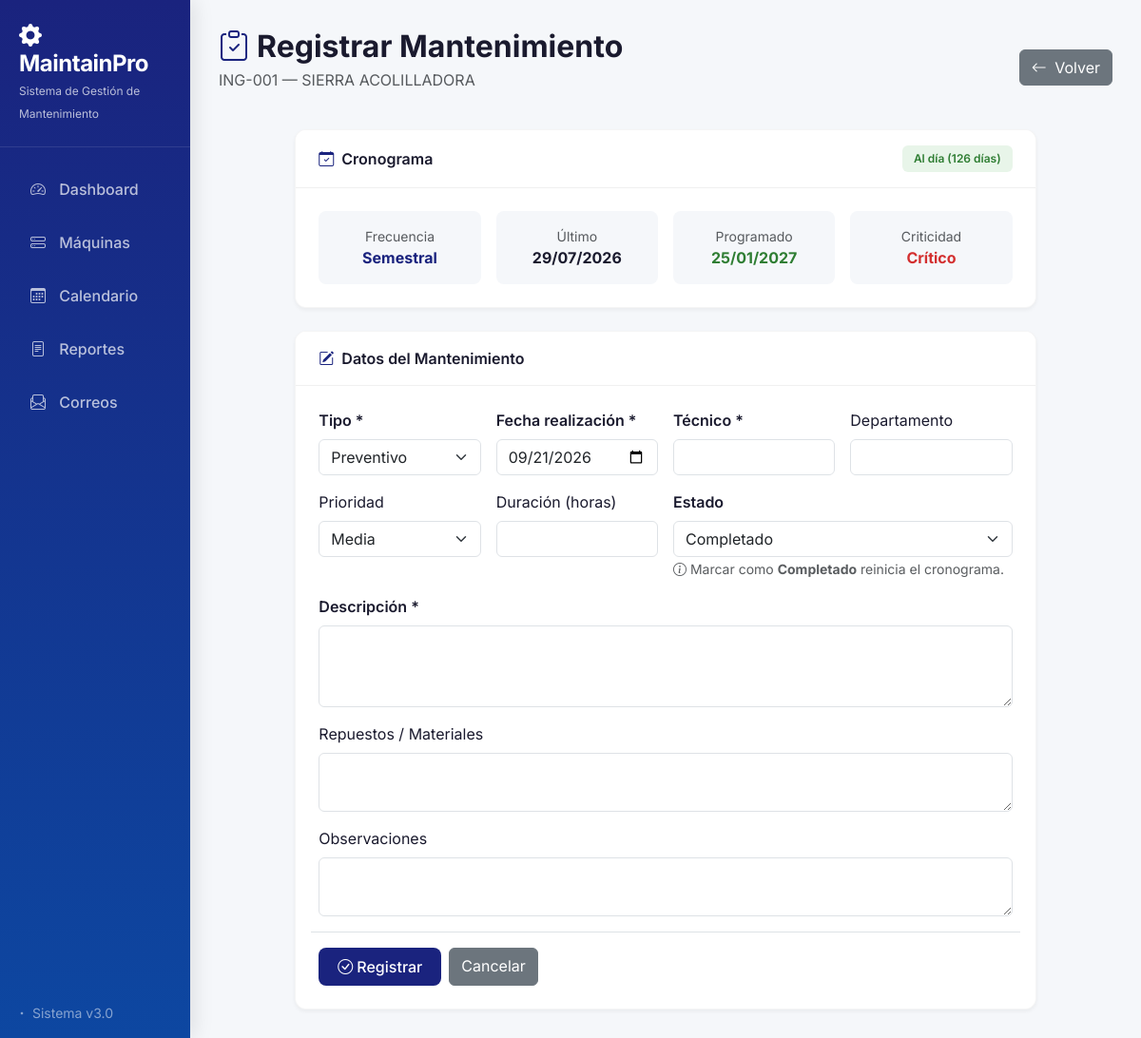
/mantenimiento/nuevo/1, run on the app's committed database.
### database.py (models this page shows, shortened)
class Maquina(db.Model):
    __tablename__ = 'maquinas'
    id = db.Column(db.Integer, primary_key=True)
    nombre = db.Column(db.String(100), nullable=False)
    codigo = db.Column(db.String(50), unique=True, nullable=False)
    tipo_codigo = db.Column(db.String(10))
    serial = db.Column(db.String(50))
    modelo = db.Column(db.String(100))
    marca = db.Column(db.String(100))
    ubicacion = db.Column(db.String(200))
    fecha_compra = db.Column(db.Date, nullable=True)
    fecha_instalacion = db.Column(db.Date, nullable=True)
    proveedor = db.Column(db.String(100))
    estado = db.Column(db.String(20), default='Operativa')
    observaciones = db.Column(db.Text)
    frecuencia = db.Column(db.String(20), default='mensual')
    frecuencia_dias = db.Column(db.Integer, default=30)
    criticidad = db.Column(db.String(30), default='nada_critico')
    fecha_ultimo_mantenimiento = db.Column(db.Date, nullable=True)
    fecha_proximo_mantenimiento = db.Column(db.Date, nullable=True)
    notificar_mantenimiento = db.Column(db.Boolean, default=True)
    fecha_registro = db.Column(db.DateTime, default=datetime.utcnow)
    mantenimientos = db.relationship('Mantenimiento', backref='maquina', lazy=True, cascade='all, delete-orphan')
    @property
    def frecuencia_nombre(self):
        if self.frecuencia == 'personalizada':
            return f'Cada {self.frecuencia_dias} días'
        return FRECUENCIAS.get(self.frecuencia, {}).get('nombre', 'Sin definir')
    @property
    def criticidad_info(self):
        return CRITICIDAD.get(self.criticidad, CRITICIDAD['nada_critico'])
    @property
    def dias_para_proximo(self):
        proxima = self.fecha_proximo_mantenimiento or self.proxima_fecha_calculada
        if proxima:
            return (proxima - datetime.utcnow().date()).days
        return None
    @property
    def estado_mantenimiento(self):
        dias = self.dias_para_proximo
        if dias is None:
            return 'sin_programar'
        if dias < 0:
            return 'vencido'
        if dias <= 7:
            return 'proximo'
        return 'al_dia'

### app.py (the view, shortened to what this page needs)
@app.route('/mantenimiento/nuevo/<int:maquina_id>', methods=['GET', 'POST'])
def crear_mantenimiento(maquina_id):
    maquina = Maquina.query.get_or_404(maquina_id)
    return render_template('mantenimiento_form.html', maquina=maquina, now=datetime.now())

### templates/mantenimiento_form.html (shortened to what this page needs)
{% extends "base.html" %}
{% block content %}
<div class="animate-in">
    <div class="d-flex justify-content-between align-items-center mb-4">
        <div>
            <h2 class="fw-bold mb-1"><i class="bi bi-clipboard-check me-2" style="color: var(--primary);"></i>{% if mantenimiento %}Editar{% else %}Registrar{% endif %} Mantenimiento</h2>
            <p class="text-muted">{{ maquina.codigo }} — {{ maquina.nombre }}</p>
        </div>
        <a href="{{ url_for('detalle_maquina', id=maquina.id) }}" class="btn btn-secondary"><i class="bi bi-arrow-left me-1"></i> Volver</a>
    </div>
    <div class="row justify-content-center">
        <div class="col-lg-10">
            <div class="content-card mb-4">
                <div class="card-header">
                    <span><i class="bi bi-calendar-check me-2" style="color: var(--primary);"></i>Cronograma</span>
                    <span class="badge-mant-{{ maquina.estado_mantenimiento }}" style="padding:5px 12px;border-radius:6px;font-size:12px;font-weight:600;">
                        {% if maquina.estado_mantenimiento == 'vencido' %}Vencido hace {{ maquina.dias_para_proximo|abs }} días
                        {% elif maquina.estado_mantenimiento == 'proximo' %}Próximo en {{ maquina.dias_para_proximo }} días
                        {% elif maquina.estado_mantenimiento == 'al_dia' %}Al día ({{ maquina.dias_para_proximo }} días)
                        {% else %}Sin programar{% endif %}
                    </span>
                </div>
                <div class="card-body">
                    <div class="row g-3">
                        <div class="col-md-3"><div class="p-3 rounded-3 text-center" style="background:#f5f7fa;">
                            <div class="small text-muted">Frecuencia</div>
                            <div class="fw-bold" style="color:var(--primary);">{{ maquina.frecuencia_nombre }}</div>
                        </div></div>
                        <div class="col-md-3"><div class="p-3 rounded-3 text-center" style="background:#f5f7fa;">
                            <div class="small text-muted">Último</div>
                            <div class="fw-bold">{{ maquina.fecha_ultimo_mantenimiento.strftime('%d/%m/%Y') if maquina.fecha_ultimo_mantenimiento else 'Ninguno' }}</div>
                        </div></div>
                        <div class="col-md-3"><div class="p-3 rounded-3 text-center" style="background:#f5f7fa;">
                            <div class="small text-muted">Programado</div>
                            {% set proxima = maquina.fecha_proximo_mantenimiento or maquina.proxima_fecha_calculada %}
                            <div class="fw-bold" style="color:{% if maquina.estado_mantenimiento=='vencido' %}#d32f2f{% elif maquina.estado_mantenimiento=='proximo' %}#e65100{% else %}#2e7d32{% endif %};">
                                {{ proxima.strftime('%d/%m/%Y') if proxima else 'Sin programar' }}
                            </div>
                        </div></div>
                        <div class="col-md-3"><div class="p-3 rounded-3 text-center" style="background:#f5f7fa;">
                            <div class="small text-muted">Criticidad</div>
                            <div class="fw-bold" style="color:{{ maquina.criticidad_info.color }};">{{ maquina.criticidad_info.nombre }}</div>
                        </div></div>
                    </div>
                </div>
            </div>
            <div class="content-card">
                <div class="card-header"><span><i class="bi bi-pencil-square me-2" style="color: var(--primary);"></i>Datos del Mantenimiento</span></div>
                <div class="card-body">
                    <form method="POST">
                        <div class="row g-3">
                            <div class="col-md-3">
                                <label class="form-label fw-semibold">Tipo *</label>
                                <select name="tipo" class="form-select" required>
                                    <option value="Preventivo" {% if not mantenimiento or mantenimiento.tipo=='Preventivo' %}selected{% endif %}>Preventivo</option>
                                </select>
                            </div>
                            <div class="col-md-3">
                                <label class="form-label fw-semibold">Fecha realización *</label>
                                <input type="date" name="fecha_realizacion" class="form-control" required value="{% if mantenimiento and mantenimiento.fecha %}{{ mantenimiento.fecha.strftime('%Y-%m-%d') }}{% else %}{{ now.strftime('%Y-%m-%d') }}{% endif %}">
                            </div>
                            <div class="col-md-3">
                                <label class="form-label fw-semibold">Técnico *</label>
                                <input type="text" name="tecnico" class="form-control" required value="{{ mantenimiento.tecnico if mantenimiento else '' }}">
                            </div>
                            <div class="col-md-3">
                                <label class="form-label">Departamento</label>
                                <input type="text" name="departamento" class="form-control" value="{{ mantenimiento.departamento if mantenimiento else '' }}">
                            </div>
                            <div class="col-md-3">
                                <label class="form-label">Prioridad</label>
                                <select name="prioridad" class="form-select">
                                    <option value="Media" {% if not mantenimiento or mantenimiento.prioridad=='Media' %}selected{% endif %}>Media</option>
                                </select>
                            </div>
                            <div class="col-md-3">
                                <label class="form-label">Duración (horas)</label>
                                <input type="number" step="0.5" name="duracion" class="form-control" value="{{ mantenimiento.duracion if mantenimiento else '' }}">
                            </div>
                            <div class="col-md-6">
                                <label class="form-label fw-semibold">Estado</label>
                                <select name="estado" class="form-select">
                                    <option value="Completado" {% if not mantenimiento or mantenimiento.estado=='Completado' %}selected{% endif %}>Completado</option>
                                </select>
                                <small class="text-muted"><i class="bi bi-info-circle"></i> Marcar como <strong>Completado</strong> reinicia el cronograma.</small>
                            </div>
                            <div class="col-12">
                                <label class="form-label fw-semibold">Descripción *</label>
                                <textarea name="descripcion" class="form-control" rows="3" required>{{ mantenimiento.descripcion if mantenimiento else '' }}</textarea>
                            </div>
                            <div class="col-12">
                                <label class="form-label">Repuestos / Materiales</label>
                                <textarea name="repuestos" class="form-control" rows="2">{{ mantenimiento.repuestos if mantenimiento else '' }}</textarea>
                            </div>
                            <div class="col-12">
                                <label class="form-label">Observaciones</label>
                                <textarea name="observaciones" class="form-control" rows="2">{{ mantenimiento.observaciones if mantenimiento else '' }}</textarea>
                            </div>
                            <div class="col-12 d-flex gap-2 mt-3 pt-3 border-top">
                                <button type="submit" class="btn btn-corporate"><i class="bi bi-check-circle me-1"></i>{% if mantenimiento %}Actualizar{% else %}Registrar{% endif %}</button>
                                <a href="{{ url_for('detalle_maquina', id=maquina.id) }}" class="btn btn-secondary">Cancelar</a>
                            </div>
                        </div>
                    </form>
                </div>
            </div>
        </div>
    </div>
</div>
{% endblock %}

### templates/base.html (style rules this page uses)
:root { --primary: #1a237e; --primary-light: #283593; --secondary: #0d47a1; --accent: #00bcd4; --success: #00c853; --warning: #ffab00; --danger: #d32f2f; --bg-light: #f5f7fa; --text-dark: #1a1a2e; --shadow-sm: 0 2px 4px rgba(0,0,0,0.05); --shadow-md: 0 4px 12px rgba(0,0,0,0.08); --radius: 12px; }
* { font-family: 'Inter', sans-serif; }
body { background: var(--bg-light); color: var(--text-dark); }
.content-card { background: white; border-radius: var(--radius); box-shadow: var(--shadow-sm); border: 1px solid rgba(0,0,0,0.04); overflow: hidden; }
.content-card .card-header { background: white; border-bottom: 1px solid rgba(0,0,0,0.06); padding: 16px 24px; font-weight: 600; display: flex; align-items: center; justify-content: space-between; }
.content-card .card-body { padding: 24px; }
.btn-corporate { background: var(--primary); color: white; padding: 8px 20px; border-radius: 8px; font-weight: 500; transition: all 0.3s ease; border: none; }
.animate-in { animation: fadeInUp 0.5s ease forwards; }
.badge-mant-al_dia { background: #e8f5e9; color: #2e7d32; }

### data on the page
Maquina: codigo "ING-001", nombre "SIERRA ACOLILLADORA", dias_para_proximo "126", frecuencia_nombre "Semestral", fecha_ultimo_mantenimiento "29/07/2026", fecha_proximo_mantenimiento "25/01/2027", criticidad_info.nombre "Crítico"
